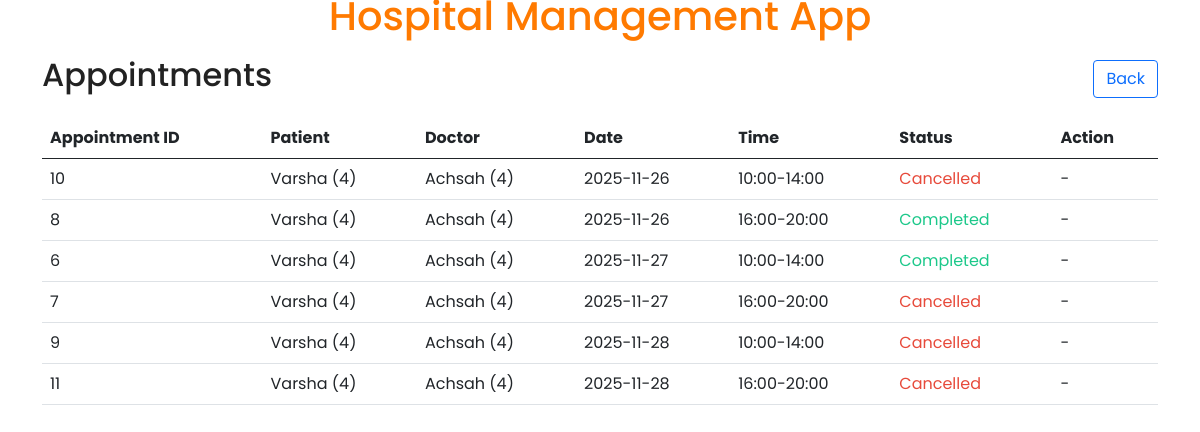
/admin/appointments, run on the app's committed database.
### backend/models.py (models this page shows)
class Appointment(db.Model):
  __tablename__ = 'appointments'
  id = db.Column(db.Integer, primary_key=True)
  patient_id = db.Column(db.Integer, db.ForeignKey('patients.id', ondelete='CASCADE'), nullable=False)
  doctor_id = db.Column(db.Integer, db.ForeignKey('doctors.id', ondelete='CASCADE'), nullable=False)
  appointment_date = db.Column(db.String, nullable=False)
  appointment_time = db.Column(db.String, nullable=False)
  status = db.Column(db.String, nullable=False, default='Booked')
  notes = db.Column(db.Text)
  created_at = db.Column(db.DateTime, server_default=db.func.current_timestamp())
  __table_args__ = (db.UniqueConstraint('doctor_id', 'appointment_date', 'appointment_time', name='uix_appointment'),)
  treatments = db.relationship('Treatment', backref='appointment_obj', cascade='all, delete-orphan', passive_deletes=True)

class Patient(db.Model):
  __tablename__ = 'patients'
  id = db.Column(db.Integer, primary_key=True)
  name = db.Column(db.String, nullable=False)
  email = db.Column(db.String, unique=True, nullable=False)
  password = db.Column(db.String, nullable=False)
  phone = db.Column(db.String)
  age = db.Column(db.Integer)
  address = db.Column(db.String)
  blacklisted = db.Column(db.Integer, default=0)
  appointments = db.relationship('Appointment', backref='patient_obj', lazy='dynamic', passive_deletes=True)

class Doctor(db.Model):
  __tablename__ = 'doctors'
  id = db.Column(db.Integer, primary_key=True)
  name = db.Column(db.String, nullable=False)
  email = db.Column(db.String, unique=True, nullable=False)
  password = db.Column(db.String, nullable=False)
  specialization_id = db.Column(db.Integer, db.ForeignKey('departments.id', ondelete='SET NULL'))
  bio = db.Column(db.Text)
  blacklisted = db.Column(db.Integer, default=0)
  appointments = db.relationship('Appointment', backref='doctor_obj', lazy='dynamic', passive_deletes=True)
  availabilities = db.relationship('DoctorAvailability', backref='doctor_obj', cascade='all, delete-orphan', passive_deletes=True)

### backend/controller.py (the view)
    @app.route('/admin/appointments')
    def route_show_admin_appointments_list():
        appointments = db.session.query(Appointment.id, Patient.id.label('patient_id'), Patient.name.label('patient_name'), Doctor.id.label('doctor_id'), Doctor.name.label('doctor_name'), Appointment.appointment_date, Appointment.appointment_time, Appointment.status).outerjoin(Patient, Appointment.patient_id == Patient.id).outerjoin(Doctor, Appointment.doctor_id == Doctor.id).order_by(Appointment.appointment_date, Appointment.appointment_time).all()
        return render_template('admin/appointments_list.html', appointments=appointments)

### templates/admin/appointments_list.html (shortened to what this page needs)
{% extends "base.html" %}
{% block main_content %}
<div class="d-flex justify-content-between align-items-center mb-3">
  <h2>Appointments</h2>
  <a class="btn btn-outline-primary" href="{{ url_for('route_show_admin_dashboard') }}">Back</a>
</div>
<table class="table">
  <thead>
    <tr><th>Appointment ID</th><th>Patient</th><th>Doctor</th><th>Date</th><th>Time</th><th>Status</th><th>Action</th></tr>
  </thead>
  <tbody>
    {% for a in appointments %}
    <tr>
      <td>{{ a.id }}</td>
      <td>{{ a.patient_name }} ({{ a.patient_id }})</td>
      <td>{{ a.doctor_name }} ({{ a.doctor_id }})</td>
      <td>{{ a.appointment_date }}</td>
      <td>{{ a.appointment_time }}</td>
      <td><span class="status-{{ a.status|lower }}">{{ a.status }}</span></td>
      <td>
        {% if a.status == 'Booked' %}
        <form method="post" action="{{ url_for('route_admin_cancel_appointment', appointment_id=a.id) }}">
          <button class="btn btn-sm btn-outline-danger" type="submit">Cancel</button>
        </form>
        {% else %}
        -
        {% endif %}
      </td>
    </tr>
    {% endfor %}
  </tbody>
</table>
{% endblock %}

### static/css/style.css (style rules this page uses)
:root { --primary-orange: #ff7a00; --primary-orange-dark: #e66800; --neutral-muted: #6c757d; --available-green: #d4f7d4; --unavailable-red: #ffd6d6; }
body { background-color: #ffffff; color: #222222; font-family: 'Poppins', sans-serif; }
.status-completed { color: #1cc88a; }
.status-cancelled { color: #e74a3b; }

### data on the page
Appointment: id "10", patient_name "Varsha", patient_id "4", doctor_name "Achsah", doctor_id "4", appointment_date "2025-11-26", appointment_time "10:00-14:00", status "Cancelled"
Appointment: id "8", patient_name "Varsha", patient_id "4", doctor_name "Achsah", doctor_id "4", appointment_date "2025-11-26", appointment_time "16:00-20:00", status "Completed"
Appointment: id "6", patient_name "Varsha", patient_id "4", doctor_name "Achsah", doctor_id "4", appointment_date "2025-11-27", appointment_time "10:00-14:00", status "Completed"
Appointment: id "7", patient_name "Varsha", patient_id "4", doctor_name "Achsah", doctor_id "4", appointment_date "2025-11-27", appointment_time "16:00-20:00", status "Cancelled"
Appointment: id "9", patient_name "Varsha", patient_id "4", doctor_name "Achsah", doctor_id "4", appointment_date "2025-11-28", appointment_time "10:00-14:00", status "Cancelled"
Appointment: id "11", patient_name "Varsha", patient_id "4", doctor_name "Achsah", doctor_id "4", appointment_date "2025-11-28", appointment_time "16:00-20:00", status "Cancelled"
